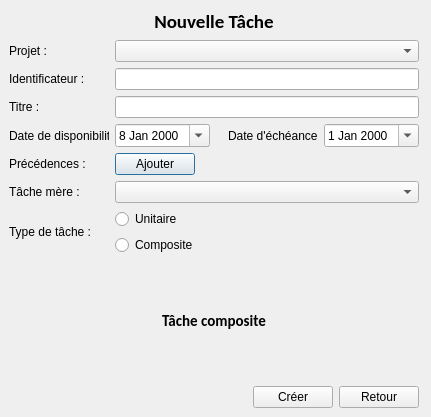
<?xml version="1.0" encoding="UTF-8"?>
<ui version="4.0">
 <class>EditeurTache</class>
 <widget class="QDialog" name="EditeurTache">
  <property name="geometry">
   <rect>
    <x>0</x>
    <y>0</y>
    <width>431</width>
    <height>417</height>
   </rect>
  </property>
  <property name="windowTitle">
   <string>Tâche</string>
  </property>
  <property name="modal">
   <bool>false</bool>
  </property>
  <widget class="QWidget" name="verticalLayoutWidget">
   <property name="geometry">
    <rect>
     <x>9</x>
     <y>9</y>
     <width>410</width>
     <height>399</height>
    </rect>
   </property>
   <layout class="QVBoxLayout" name="verticalLayout">
    <item>
     <widget class="QLabel" name="labelTitre">
      <property name="font">
       <font>
        <family>Calibri</family>
        <pointsize>14</pointsize>
        <weight>75</weight>
        <bold>true</bold>
        <underline>false</underline>
       </font>
      </property>
      <property name="text">
       <string>Nouvelle Tâche</string>
      </property>
      <property name="alignment">
       <set>Qt::AlignCenter</set>
      </property>
     </widget>
    </item>
    <item>
     <layout class="QHBoxLayout" name="horizontalLayout">
      <item>
       <widget class="QLabel" name="labelProjet">
        <property name="minimumSize">
         <size>
          <width>100</width>
          <height>0</height>
         </size>
        </property>
        <property name="maximumSize">
         <size>
          <width>84</width>
          <height>16777215</height>
         </size>
        </property>
        <property name="text">
         <string>Projet :</string>
        </property>
        <property name="wordWrap">
         <bool>true</bool>
        </property>
       </widget>
      </item>
      <item>
       <widget class="QComboBox" name="comboBoxProjet"/>
      </item>
     </layout>
    </item>
    <item>
     <layout class="QHBoxLayout" name="horizontalLayout_7">
      <item>
       <widget class="QLabel" name="labelTitre_3">
        <property name="minimumSize">
         <size>
          <width>100</width>
          <height>0</height>
         </size>
        </property>
        <property name="text">
         <string>Identificateur : </string>
        </property>
       </widget>
      </item>
      <item>
       <widget class="QLineEdit" name="lineEditId"/>
      </item>
     </layout>
    </item>
    <item>
     <layout class="QHBoxLayout" name="horizontalLayout_4">
      <item>
       <widget class="QLabel" name="labelTitre_2">
        <property name="minimumSize">
         <size>
          <width>100</width>
          <height>0</height>
         </size>
        </property>
        <property name="text">
         <string>Titre : </string>
        </property>
       </widget>
      </item>
      <item>
       <widget class="QLineEdit" name="lineEditTitre"/>
      </item>
     </layout>
    </item>
    <item>
     <layout class="QHBoxLayout" name="horizontalLayout_5">
      <item>
       <widget class="QLabel" name="label_3">
        <property name="minimumSize">
         <size>
          <width>100</width>
          <height>0</height>
         </size>
        </property>
        <property name="text">
         <string>Date de disponibilité</string>
        </property>
       </widget>
      </item>
      <item>
       <widget class="QDateEdit" name="dateEditDispo">
        <property name="calendarPopup">
         <bool>true</bool>
        </property>
        <property name="date">
         <date>
          <year>2000</year>
          <month>1</month>
          <day>8</day>
         </date>
        </property>
       </widget>
      </item>
      <item>
       <spacer name="horizontalSpacer_4">
        <property name="orientation">
         <enum>Qt::Horizontal</enum>
        </property>
        <property name="sizeHint" stdset="0">
         <size>
          <width>40</width>
          <height>20</height>
         </size>
        </property>
       </spacer>
      </item>
      <item>
       <widget class="QLabel" name="label_4">
        <property name="text">
         <string>Date d'échéance</string>
        </property>
       </widget>
      </item>
      <item>
       <widget class="QDateEdit" name="dateEditEch">
        <property name="calendarPopup">
         <bool>true</bool>
        </property>
       </widget>
      </item>
     </layout>
    </item>
    <item>
     <layout class="QHBoxLayout" name="horizontalLayout_6">
      <item>
       <widget class="QLabel" name="label_5">
        <property name="minimumSize">
         <size>
          <width>100</width>
          <height>0</height>
         </size>
        </property>
        <property name="text">
         <string>Précédences :</string>
        </property>
       </widget>
      </item>
      <item>
       <widget class="QPushButton" name="pushButtonAjouter">
        <property name="text">
         <string>Ajouter</string>
        </property>
       </widget>
      </item>
      <item>
       <spacer name="horizontalSpacer_3">
        <property name="orientation">
         <enum>Qt::Horizontal</enum>
        </property>
        <property name="sizeHint" stdset="0">
         <size>
          <width>40</width>
          <height>20</height>
         </size>
        </property>
       </spacer>
      </item>
     </layout>
    </item>
    <item>
     <layout class="QHBoxLayout" name="horizontalLayout_8">
      <item>
       <widget class="QLabel" name="label_6">
        <property name="minimumSize">
         <size>
          <width>100</width>
          <height>0</height>
         </size>
        </property>
        <property name="maximumSize">
         <size>
          <width>100</width>
          <height>16777215</height>
         </size>
        </property>
        <property name="text">
         <string>Tâche mère : </string>
        </property>
       </widget>
      </item>
      <item>
       <widget class="QComboBox" name="comboBoxMere"/>
      </item>
     </layout>
    </item>
    <item>
     <layout class="QHBoxLayout" name="horizontalLayout_2">
      <item>
       <widget class="QLabel" name="labelType">
        <property name="minimumSize">
         <size>
          <width>100</width>
          <height>0</height>
         </size>
        </property>
        <property name="text">
         <string>Type de tâche :</string>
        </property>
       </widget>
      </item>
      <item>
       <layout class="QVBoxLayout" name="verticalLayout_2">
        <item>
         <widget class="QRadioButton" name="radioButtonUnit">
          <property name="text">
           <string>Unitaire</string>
          </property>
         </widget>
        </item>
        <item>
         <widget class="QRadioButton" name="radioButtonComp">
          <property name="text">
           <string>Composite</string>
          </property>
         </widget>
        </item>
       </layout>
      </item>
      <item>
       <spacer name="horizontalSpacer_6">
        <property name="orientation">
         <enum>Qt::Horizontal</enum>
        </property>
        <property name="sizeHint" stdset="0">
         <size>
          <width>40</width>
          <height>20</height>
         </size>
        </property>
       </spacer>
      </item>
     </layout>
    </item>
    <item>
     <widget class="QStackedWidget" name="stackedWidget">
      <property name="currentIndex">
       <number>2</number>
      </property>
      <widget class="QWidget" name="pageVide"/>
      <widget class="QWidget" name="pageUnitaire">
       <layout class="QVBoxLayout" name="verticalLayout_4">
        <item>
         <layout class="QVBoxLayout" name="verticalLayout_6">
          <item>
           <widget class="QLabel" name="label_9">
            <property name="font">
             <font>
              <family>Calibri</family>
              <pointsize>11</pointsize>
              <weight>75</weight>
              <bold>true</bold>
              <underline>false</underline>
             </font>
            </property>
            <property name="text">
             <string>Tâche unitaire</string>
            </property>
            <property name="alignment">
             <set>Qt::AlignCenter</set>
            </property>
           </widget>
          </item>
          <item>
           <layout class="QHBoxLayout" name="horizontalLayout_10">
            <item>
             <widget class="QLabel" name="label_7">
              <property name="minimumSize">
               <size>
                <width>100</width>
                <height>0</height>
               </size>
              </property>
              <property name="text">
               <string>Durée : </string>
              </property>
             </widget>
            </item>
            <item>
             <widget class="QTimeEdit" name="timeEditDuree"/>
            </item>
           </layout>
          </item>
          <item>
           <layout class="QHBoxLayout" name="horizontalLayout_11">
            <item>
             <widget class="QLabel" name="label_8">
              <property name="minimumSize">
               <size>
                <width>100</width>
                <height>0</height>
               </size>
              </property>
              <property name="text">
               <string>Préemptive : </string>
              </property>
             </widget>
            </item>
            <item>
             <layout class="QVBoxLayout" name="verticalLayout_5">
              <item>
               <widget class="QRadioButton" name="radioButtonOui">
                <property name="text">
                 <string>Oui</string>
                </property>
               </widget>
              </item>
              <item>
               <widget class="QRadioButton" name="radioButtonNon">
                <property name="text">
                 <string>Non</string>
                </property>
               </widget>
              </item>
             </layout>
            </item>
           </layout>
          </item>
         </layout>
        </item>
       </layout>
      </widget>
      <widget class="QWidget" name="pageCompo">
       <layout class="QVBoxLayout" name="verticalLayout_7">
        <item>
         <layout class="QVBoxLayout" name="verticalLayout_3">
          <item>
           <widget class="QLabel" name="label">
            <property name="font">
             <font>
              <family>Calibri</family>
              <pointsize>11</pointsize>
              <weight>75</weight>
              <bold>true</bold>
              <underline>false</underline>
             </font>
            </property>
            <property name="text">
             <string>Tâche composite</string>
            </property>
            <property name="alignment">
             <set>Qt::AlignCenter</set>
            </property>
           </widget>
          </item>
         </layout>
        </item>
       </layout>
      </widget>
     </widget>
    </item>
    <item>
     <layout class="QHBoxLayout" name="horizontalLayout_3">
      <item>
       <spacer name="horizontalSpacer">
        <property name="orientation">
         <enum>Qt::Horizontal</enum>
        </property>
        <property name="sizeHint" stdset="0">
         <size>
          <width>40</width>
          <height>20</height>
         </size>
        </property>
       </spacer>
      </item>
      <item>
       <widget class="QPushButton" name="pushButtonOK">
        <property name="text">
         <string>Créer</string>
        </property>
       </widget>
      </item>
      <item>
       <widget class="QPushButton" name="pushButtonAnnuler">
        <property name="text">
         <string>Retour</string>
        </property>
       </widget>
      </item>
     </layout>
    </item>
   </layout>
  </widget>
 </widget>
 <resources/>
 <connections/>
</ui>
